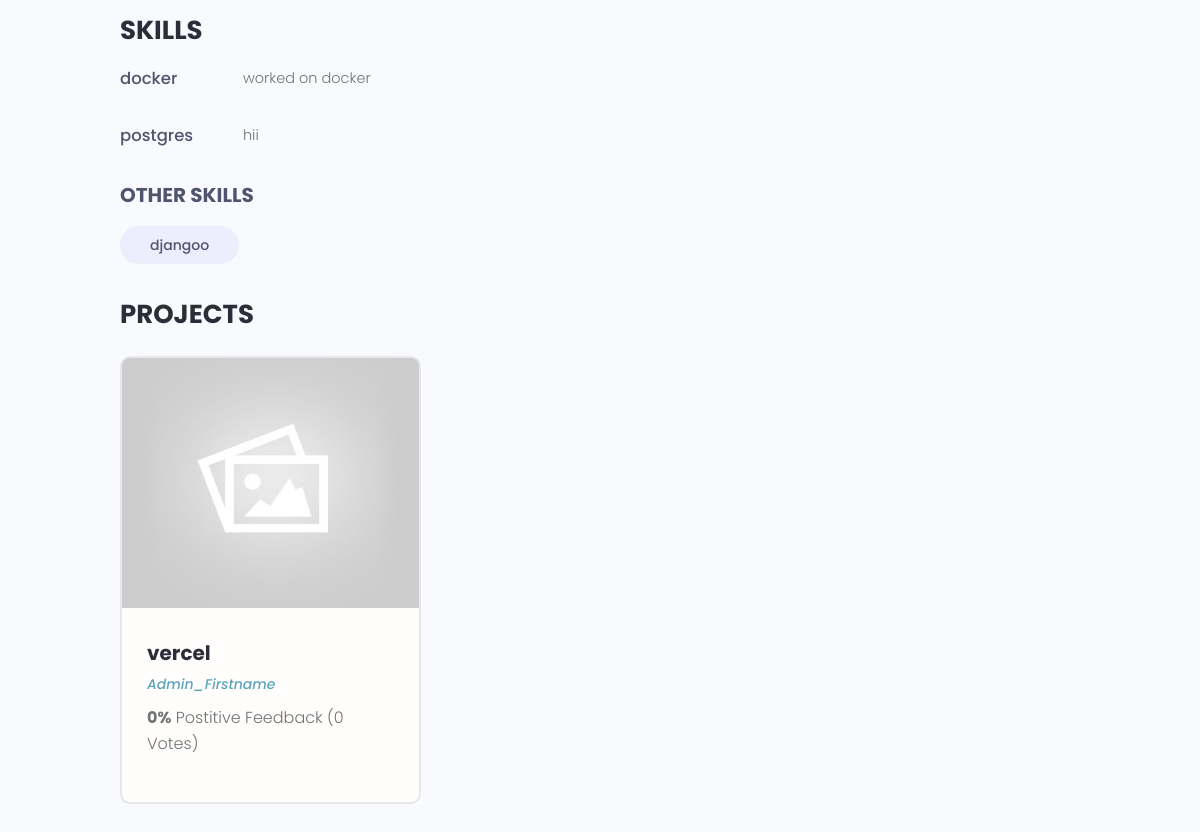
The page /userprofile/fdbae38e575a455dbbb18fb6431f5a37 (lower part) on the database as committed earlier.
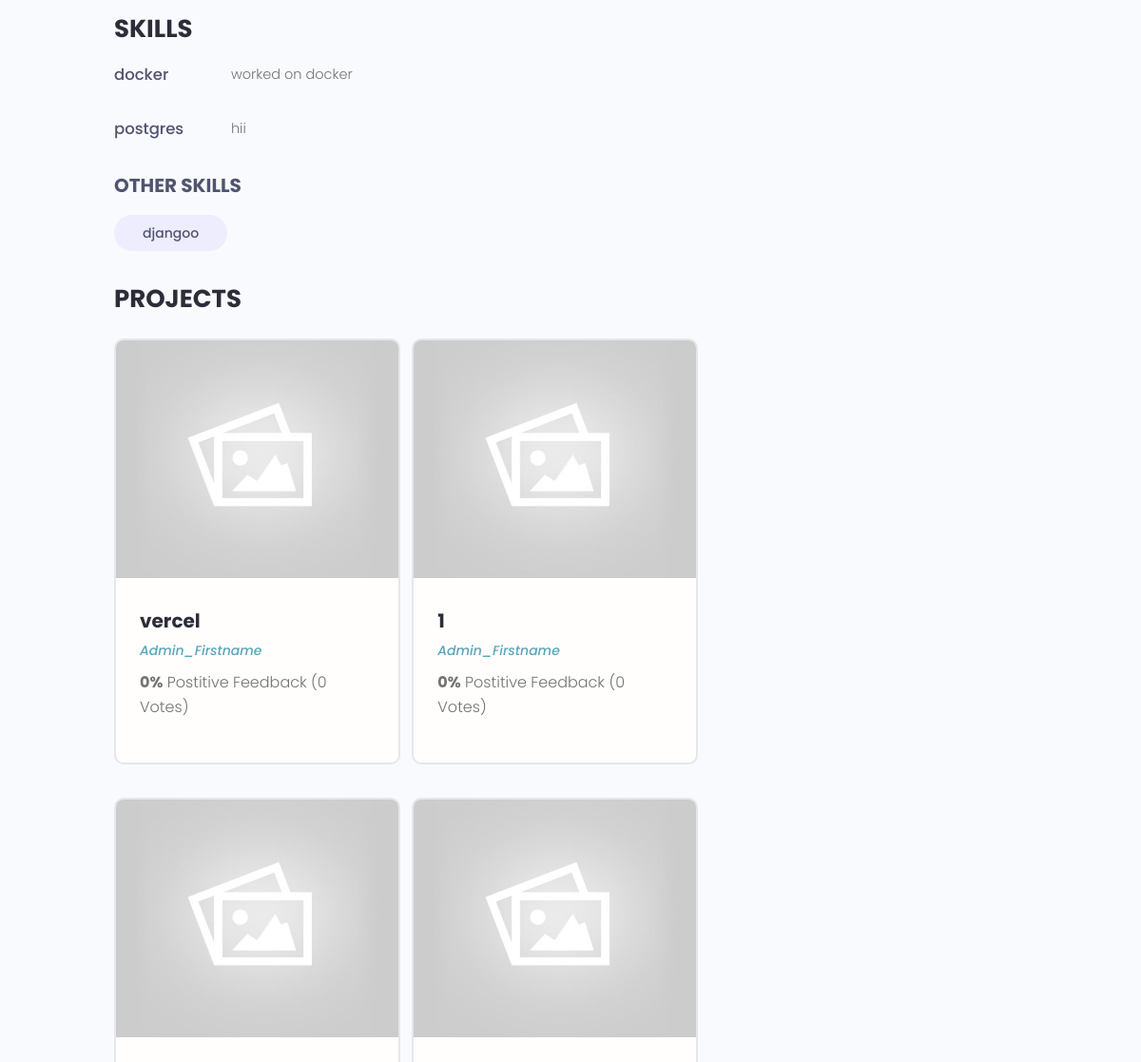
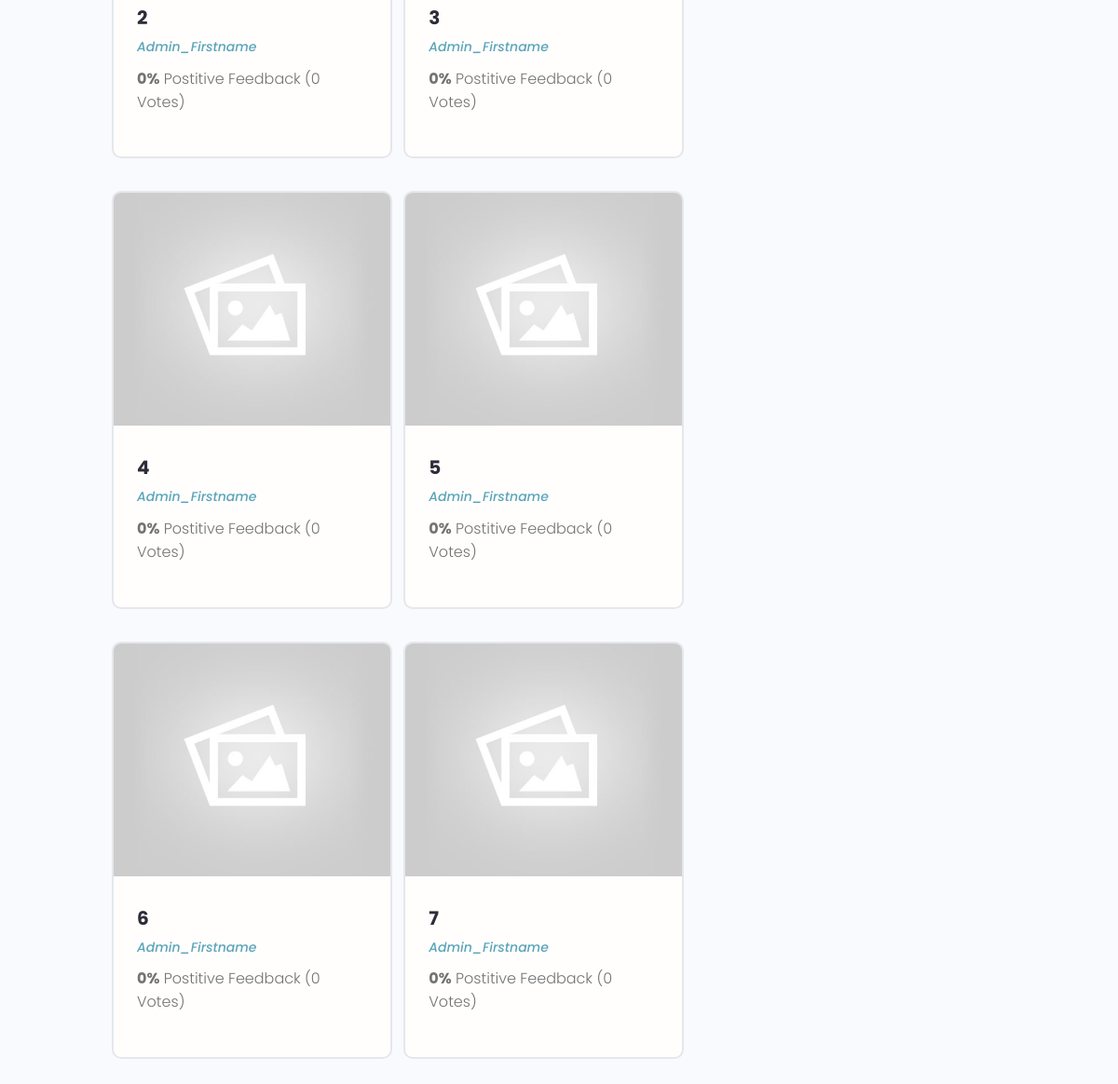
The same page on the database as committed later (2 pictures, top to bottom).
### users/models.py (models this page shows, shortened)
class Skill(models.Model):
    owner= models.ForeignKey(Profile,on_delete=models.CASCADE,null=True,blank=True)
    name=models.CharField(max_length=200,blank=True,null = True)
    description = models.TextField(blank=True,null=True)
    created = models.DateTimeField(auto_now_add=True)
    id = models.UUIDField(default=uuid.uuid4,unique=True,primary_key=True,editable=False)
    def __str__(self):
        return (self.name)

class Profile(models.Model):
    user = models.OneToOneField(User,on_delete=models.CASCADE,null=True,blank=True)
    name = models.CharField(max_length=200,blank=True,null = True)
    email = models.EmailField(max_length = 500, blank =True, null=True)
    short_intro = models.CharField(max_length=200, blank=True,null=True)
    bio=models.TextField(blank=True,null=True)
    username = models.CharField(max_length=200,blank=True,null = True)
    profile_image = models.ImageField(null=True,blank=True,upload_to='profile-pics/',default="profile-pics/user-default.png")
    social_github = models.CharField(max_length=200,blank=True,null = True)
    social_twitter = models.CharField(max_length=200,blank=True,null = True)
    social_linkedin = models.CharField(max_length=200,blank=True,null = True)
    social_youtube = models.CharField(max_length=200,blank=True,null = True)
    social_website = models.CharField(max_length=200,blank=True,null = True)
    created = models.DateTimeField(auto_now_add=True)
    id = models.UUIDField(default=uuid.uuid4,unique=True,primary_key=True,editable=False)
    location = models.CharField(max_length=200,blank=True,null = True)

### projects/models.py (models this page shows, shortened)
class Project(models.Model):
    owner = models.ForeignKey(Profile, null = True, blank=True, on_delete=models.SET_NULL)
    title = models.CharField(max_length= 200)
    description = models.TextField(null = True,blank = True)
    featured_image = models.ImageField(null=True,blank=True,default="default.jpeg")
    demo_link = models.CharField(max_length= 200,null = True,blank = True)
    source_link = models.CharField(max_length = 2000,null = True, blank = True)
    tags = models.ManyToManyField('Tag', blank=True)
    vote_total = models.IntegerField(default=0,null=True,blank=True)
    vote_Ratio = models.IntegerField(default=0,null=True,blank=True)
    created = models.DateTimeField(auto_now_add=True)
    id = models.UUIDField(default=uuid.uuid4,unique=True,primary_key=True,editable=False)
    class Meta:
        ordering =['created']

### users/views.py (the view)
# urls.py: path('userprofile/<str:pk>',views.user_profiles,name="user-profile"),
def user_profiles(request,pk):
    profile= Profile.objects.get(id=pk)
    skillsdesc = profile.skill_set.exclude(description__exact="")
    otherskills = profile.skill_set.filter(description="")
    context ={'profile':profile,'skillsdesc':skillsdesc,'otherskills':otherskills}
    return render(request,'users/user-profile.html',context)

### users/templates/users/user-profile.html (shortened to what this page needs)
{% extends 'main.html' %}
{% block content %}
<main class="profile my-md">
    <div class="container">
      <div class="layout">
        <div class="column column--2of3">
          <div class="devInfo">
            {% if skillsdesc %}
            <h3 class="devInfo__title">Skills</h3>
            {% endif %}
            <div class="devInfo__skills">
             {% for skill in skillsdesc %}
              <div class="devSkill">
                <h4 class="devSkill__title">{{skill.name}}</h4>
                <p class="devSkill__info">
                  {{skill.description}}
                </p>
              </div>
            {% endfor %}
              {% if otherskills %}
              <h3 class="devInfo__subtitle">Other Skills</h3>
              {% endif %}
              <div class="devInfo__otherSkills">
                {% for skill in otherskills %}
                <span class="tag tag--pill tag--sub tag--lg">
                  <small>{{skill}}</small>
                </span>
                {% endfor %}
              </div>
            </div>
          </div>
          <div class="devInfo">
            <h3 class="devInfo__title">Projects</h3>
            <div class="grid grid--two">
            {% for project in profile.project_set.all %}
              <div class="column">
                <div class="card project">
                  <a href="{% url 'projectid' project.id %}" class="project">
                    <img class="project__thumbnail" src="{{project.featured_image.url}}" alt="project thumbnail" />
                    <div class="card__body">
                      <h3 class="project__title">{{project.title}}</h3>
                      <p><a class="project__author" href="{% url 'user-profile' project.owner.id %}">{{project.owner.name}}</a></p>
                      <p class="project--rating">
                        <span style="font-weight: bold;">{{project.vote_Ratio}}%</span> Postitive
                        Feedback ({{project.vote_total }} Vote{{project.vote_total|pluralize:"s"}})
                      </p>
                    </div>
                  </a>
                </div>
              </div>
              {% endfor %}
            </div>
          </div>
        </div>
      </div>
    </div>
  </main>
{% endblock content %}

Rows that differ between the two databases and show on the page:
added Project: featured_image (placeholder picture), title "1", owner.name "Admin_Firstname", vote_Ratio "0", vote_total "0"
added Project: featured_image (placeholder picture), title "2", owner.name "Admin_Firstname", vote_Ratio "0", vote_total "0"
added Project: featured_image (placeholder picture), title "3", owner.name "Admin_Firstname", vote_Ratio "0", vote_total "0"
added Project: featured_image (placeholder picture), title "4", owner.name "Admin_Firstname", vote_Ratio "0", vote_total "0"
added Project: featured_image (placeholder picture), title "5", owner.name "Admin_Firstname", vote_Ratio "0", vote_total "0"
added Project: featured_image (placeholder picture), title "6", owner.name "Admin_Firstname", vote_Ratio "0", vote_total "0"
added Project: featured_image (placeholder picture), title "7", owner.name "Admin_Firstname", vote_Ratio "0", vote_total "0"
